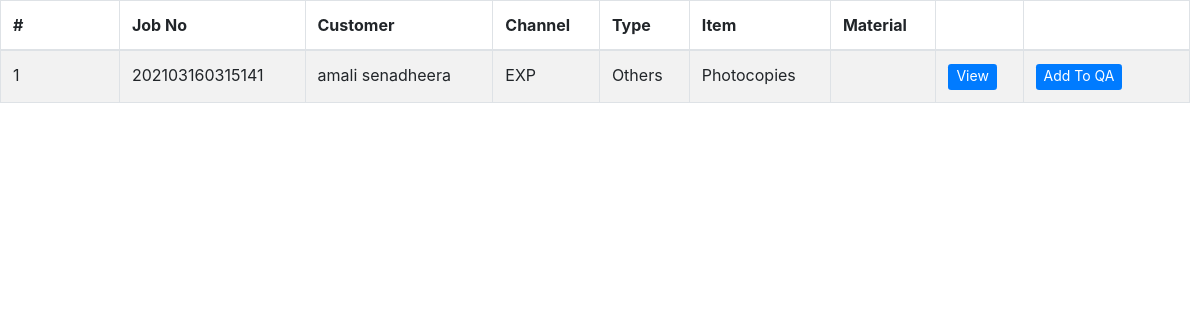
Before: /tables/production_table.php (signed in) with the older database file.
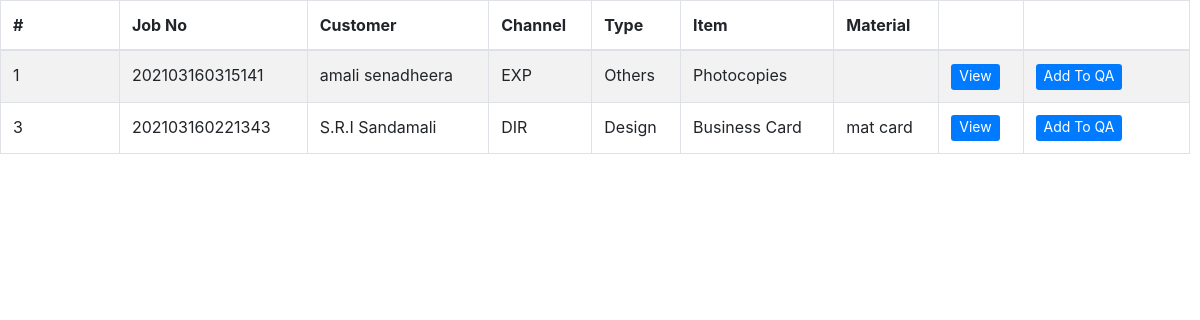
After: the same page with the newer database file.
### tables this page shows
CREATE TABLE `jobs` (
  `id` int(11) NOT NULL,
  `job_no` varchar(100) NOT NULL,
  `customer` varchar(400) NOT NULL,
  `channel` varchar(100) NOT NULL,
  `job_type` varchar(100) NOT NULL,
  `product` varchar(100) NOT NULL,
  `category` varchar(100) NOT NULL,
  `material` varchar(64) NOT NULL,
  `size` varchar(50) NOT NULL,
  `bind` varchar(50) NOT NULL,
  `colour` text NOT NULL,
  `user_description` varchar(250) NOT NULL,
  `date` date NOT NULL,
  `quantity` decimal(10,2) NOT NULL,
  `unit_price` decimal(10,2) NOT NULL,
  `budget` decimal(10,2) NOT NULL,
  `discount` decimal(10,2) NOT NULL,
  `discounted` decimal(10,2) NOT NULL,
  `ad_pay_amount` decimal(10,2) NOT NULL,
  `rest` decimal(10,2) NOT NULL,
  `admin_description` varchar(250) NOT NULL,
  `state` enum('request','design','production','reject','QA','complete','dispatch') NOT NULL,
  `accepted_by` varchar(100) NOT NULL,
  `designed_by` varchar(150) NOT NULL,
  `production_by` varchar(150) NOT NULL,
  `checked_by` varchar(100) NOT NULL,
  `failed_reason` varchar(255) NOT NULL,
  `cash` decimal(10,2) NOT NULL,
  `change_amt` decimal(10,2) NOT NULL,
  `payment` decimal(10,2) NOT NULL,
  `dispatch_day` varchar(100) NOT NULL,
  `dispatch_year` varchar(10) NOT NULL,
  `dispatch_month` varchar(10) NOT NULL,
  `dispatched_by` varchar(150) NOT NULL
);

### tables/production_table.php (the view, shortened to what this page needs)
<!DOCTYPE html>
<html>
<head>
</head>
<body>
      <?php
       require '../include/config.php';
      $view_status ="production";
      $user = $_SESSION['email'];
      $qry = mysqli_query($conn ,"SELECT level FROM signup WHERE email='$user'");
      $data = mysqli_fetch_array($qry);
      $level= $data['level'];
      if(isset($_POST["query"])){
          if($level==4){
              $query = "SELECT * FROM jobs WHERE state='$view_status' AND production_by='$user' ";
          }else{
              $query = "SELECT * FROM jobs WHERE state='$view_status'";
          }
      }else{
         if($level==4){
              $query = "SELECT * FROM jobs WHERE state='$view_status' AND production_by='$user' ";
          }else{
            $query = "SELECT * FROM jobs WHERE state='$view_status'";
          }
      }
      $result = mysqli_query($conn ,$query);
      if(mysqli_num_rows($result)>0)
      {
        ?>
     <div class="tablealign">
     <?php include('../include/head.php'); ?>
      <table id="example" class="table table-striped table-bordered" style="width:100%">
       <thead>
        <tr>
         <th>#</th>
         <th>Job No</th>
         <th>Customer</th>
         <th>Channel</th>
         <th>Type</th>
         <th>Item</th>
         <th>Material</th>
         <th></th>
         <th style="width: 14%;"></th>
        </tr>
       </thead>
       <tbody>
       <?php
       while($row = mysqli_fetch_array($result))
       {
        echo '
        <tr>
         <td style="width: 10%;">'.$row["id"].'</td>
         <td>'.$row["job_no"].'</td>
         <td>'.$row["customer"].'</td>
         <td>'.$row["channel"].'</td>
         <td>'.$row["job_type"].'</td>
         <td>'.$row["product"].'</td>
         <td>'.$row["material"].'</td>
         <td><button type="button"  id="'.$row["id"].'" name="'.$row["id"].'" class="btn btn-primary btn-sm view_data" data-toggle="modal" data-target="#myModalproduction" style="border: 0px; color: #ffffff; font-size: 14px; padding-top: 1px;">View</button></td>';
          echo  '<td><button type="button"  onclick="addQA('.$row["id"].')" class="btn btn-primary btn-sm" style="border: 0px; color: #ffffff; font-size: 14px; padding-top: 1px;">Add To QA</button></td>';
        echo '</tr>';
       }
       ?>
       </tbody>
      </table>
    </div>
       <?php
      }
      else
      {
       echo 'Data Not Found';
      }
      ?>
  </body>
  </html>

Changed rows visible on the page:
now on this page (row edited): jobs: id "3", job_no "202103160221343", customer "S.R.I Sandamali", channel "DIR", job_type "Design", product "Business Card", material "mat card"
